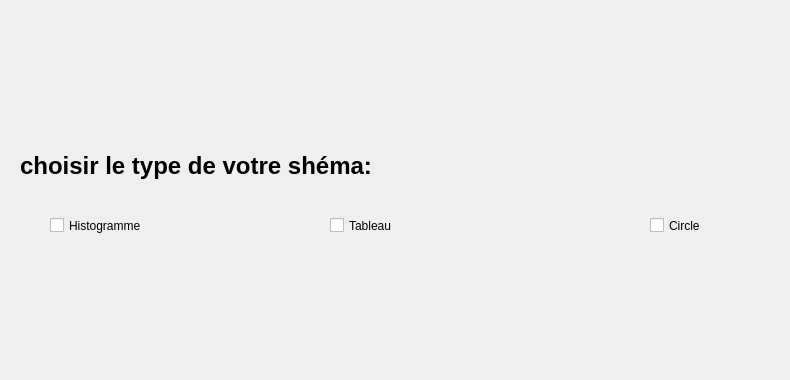
      <widget class="QWidget" name="tab_22">
       <attribute name="icon">
        <iconset resource="resource.qrc">
         <normaloff>:/images/histogramme (1).png</normaloff>:/images/histogramme (1).png</iconset>
       </attribute>
       <attribute name="title">
        <string>statistiques</string>
       </attribute>
       <widget class="QLabel" name="label_45">
        <property name="geometry">
         <rect>
          <x>20</x>
          <y>140</y>
          <width>381</width>
          <height>51</height>
         </rect>
        </property>
        <property name="styleSheet">
         <string notr="true">QLabel {
    font-family: 'Arial';    /* You can change this to any preferred font */
    font-size: 24px;         /* Adjust this value for the desired text size */
    color: #000000;          /* Dark color code */
    font-weight: bold;       /* Makes the text bold */
}
</string>
        </property>
        <property name="text">
         <string>choisir le type de votre shéma: </string>
        </property>
       </widget>
       <widget class="QCheckBox" name="checkBox_13">
        <property name="geometry">
         <rect>
          <x>50</x>
          <y>210</y>
          <width>131</width>
          <height>31</height>
         </rect>
        </property>
        <property name="text">
         <string>Histogramme</string>
        </property>
       </widget>
       <widget class="QCheckBox" name="checkBox_14">
        <property name="geometry">
         <rect>
          <x>330</x>
          <y>210</y>
          <width>111</width>
          <height>31</height>
         </rect>
        </property>
        <property name="text">
         <string>Tableau</string>
        </property>
       </widget>
       <widget class="QCheckBox" name="checkBox_16">
        <property name="geometry">
         <rect>
          <x>650</x>
          <y>210</y>
          <width>131</width>
          <height>31</height>
         </rect>
        </property>
        <property name="text">
         <string>Circle</string>
        </property>
       </widget>
       <widget class="QLabel" name="label_46">
        <property name="geometry">
         <rect>
          <x>0</x>
          <y>10</y>
          <width>221</width>
          <height>171</height>
         </rect>
        </property>
        <property name="styleSheet">
         <string notr="true">QLabel {
    font-family: 'Arial';    /* You can change this to any preferred font */
    font-size: 24px;         /* Adjust this value for the desired text size */
    color: #000000;          /* Dark color code */
    font-weight: bold;       /* Makes the text bold */
}
</string>
        </property>
        <property name="text">
         <string/>
        </property>
        <property name="pixmap">
         <pixmap resource="resource.qrc">:/images/Shinny__7_-removebg-preview.png</pixmap>
        </property>
        <property name="scaledContents">
         <bool>true</bool>
        </property>
       </widget>
       <widget class="QLabel" name="label_72">
        <property name="geometry">
         <rect>
          <x>610</x>
          <y>250</y>
          <width>111</width>
          <height>91</height>
         </rect>
        </property>
        <property name="text">
         <string/>
        </property>
        <property name="pixmap">
         <pixmap resource="resource.qrc">:/images/graphique.png</pixmap>
        </property>
        <property name="scaledContents">
         <bool>true</bool>
        </property>
       </widget>
       <widget class="QLabel" name="label_73">
        <property name="geometry">
         <rect>
          <x>40</x>
          <y>240</y>
          <width>141</width>
          <height>131</height>
         </rect>
        </property>
        <property name="text">
         <string/>
        </property>
        <property name="pixmap">
         <pixmap resource="resource.qrc">:/images/statistiques.png</pixmap>
        </property>
        <property name="scaledContents">
         <bool>true</bool>
        </property>
       </widget>
       <widget class="QLabel" name="label_74">
        <property name="geometry">
         <rect>
          <x>290</x>
          <y>240</y>
          <width>141</width>
          <height>121</height>
         </rect>
        </property>
        <property name="text">
         <string/>
        </property>
        <property name="pixmap">
         <pixmap resource="resource.qrc">:/images/tableau-de-bord.png</pixmap>
        </property>
        <property name="scaledContents">
         <bool>true</bool>
        </property>
       </widget>
      </widget>
